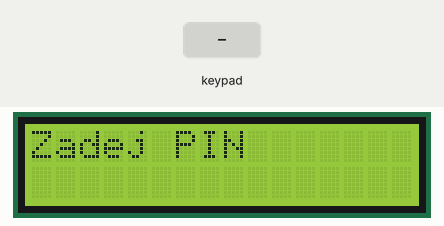
A sketch run on a simulated Arduino Uno, built with avr-gcc and run on an emulated ATmega328P. Shown: 16×2 character LCD. Inputs (shaded band) come from the test bench.

Above: at 1.2 s.
1.3 s: keypad keys 1 2 3 4 # pressed 0.4 s apart
At 3.8 s:
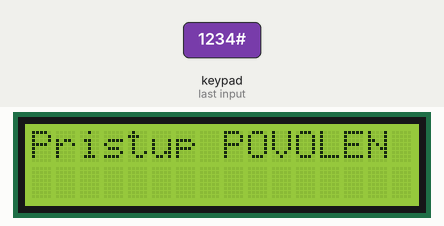
At 5.3 s:
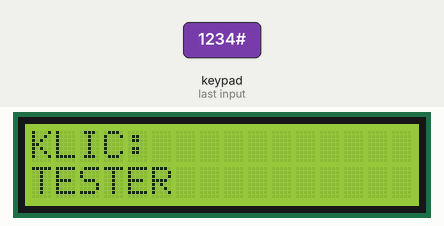
Timing chart, 0 to 6.8 s (numbered marks = the images above; inputs shaded):
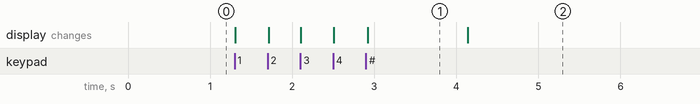

The sketch:

Display_I2C_Keypad.ino
```cpp
#include <Wire.h>
#include <LiquidCrystal_I2C.h>
#include <Keypad.h>

LiquidCrystal_I2C lcd(0x27, 16, 2);

// --------------------
// KEYPAD
// --------------------

const byte ROWS = 4;
const byte COLS = 4;

char keys[ROWS][COLS] = {
  {'1','2','3','A'},
  {'4','5','6','B'},
  {'7','8','9','C'},
  {'*','0','#','D'}
};

byte rowPins[ROWS] = {2, 3, 4, 5};
byte colPins[COLS] = {6, 7, 8, 9};

Keypad keypad = Keypad(
  makeKeymap(keys),
  rowPins,
  colPins,
  ROWS,
  COLS
);

// --------------------
// SECRET SETTINGS
// --------------------

const String SECRET_PIN = "1234";
const String CIPHER_KEY = "TESTER";

String enteredPIN = "";

void setup() {
  Serial.begin(9600);

  lcd.init();
  lcd.backlight();

  showPinScreen();
}

void loop() {

  char key = keypad.getKey();

  if (!key)
    return;

  // --------------------
  // NUMBER PRESSED
  // --------------------

  if (key >= '0' && key <= '9') {

    if (enteredPIN.length() < 8) {

      enteredPIN += key;

      lcd.setCursor(0, 1);

      // Display stars instead of PIN
      for (int i = 0; i < enteredPIN.length(); i++) {
        lcd.print("*");
      }

    }
  }

  // --------------------
  // * = BACKSPACE
  // --------------------

  else if (key == '*') {

    if (enteredPIN.length() > 0) {

      enteredPIN.remove(enteredPIN.length() - 1);

      lcd.setCursor(0, 1);
      lcd.print("                ");

      lcd.setCursor(0, 1);

      for (int i = 0; i < enteredPIN.length(); i++) {
        lcd.print("*");
      }
    }
  }

  // --------------------
  // # = CONFIRM
  // --------------------

  else if (key == '#') {

    checkPIN();

  }
}

// ========================================
// CHECK PIN
// ========================================

void checkPIN() {

  lcd.clear();

  if (enteredPIN == SECRET_PIN) {

    lcd.setCursor(0, 0);
    lcd.print("Pristup POVOLEN");

    delay(1200);

    lcd.clear();

    lcd.setCursor(0, 0);
    lcd.print("KLIC:");

    lcd.setCursor(0, 1);
    lcd.print(CIPHER_KEY);

    // Keep the key visible
    delay(8000);

  }

  else {

    lcd.setCursor(0, 0);
    lcd.print("Pristup ZAMITNUT");

    lcd.setCursor(0, 1);
    lcd.print("Spatny PIN");

    delay(2000);

  }

  enteredPIN = "";

  showPinScreen();
}

// ========================================
// PIN SCREEN
// ========================================

void showPinScreen() {

  lcd.clear();

  lcd.setCursor(0, 0);
  lcd.print("Zadej PIN");

  lcd.setCursor(0, 1);

}
```

Measured:
- after the input at 1.3 s, the display: first changes at once (image 1 shows a later state)
- what the display in image 1 shows lasts 1.2 s, from 2.9 s to 4.1 s
